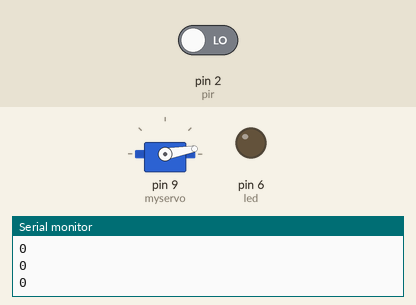
A sketch run on a simulated Arduino Uno, built with avr-gcc and run on an emulated ATmega328P. On the bench: servo, output pins drawn as LEDs (lit = HIGH), the last lines printed to the serial monitor. The test bench sets the inputs (shaded band); at power-on: pin 2 (pir) LOW.

Above: at 1.2 s.
1.3 s: pin 2 (pir) driven HIGH
At 2.5 s:
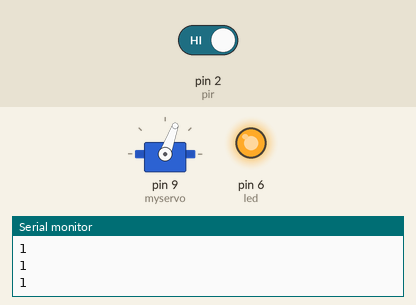
2.8 s: pin 2 (pir) driven LOW
At 3.6 s:
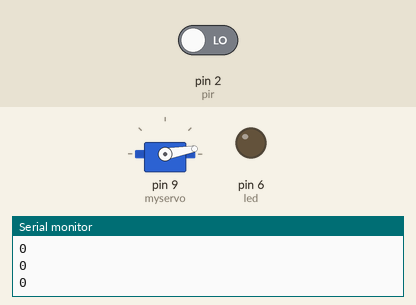
Timing chart, 0 to 5.8 s (numbered marks = the images above; inputs shaded):
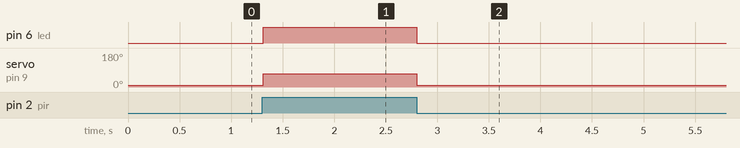

The sketch:

Module_1-_Task1-1P.ino
```cpp
#include <Servo.h>
Servo myservo;
int led=6;
int pir=2;

void setup()
{
  pinMode(pir,INPUT);
  pinMode(led,OUTPUT);
  myservo.attach(9);
  Serial.begin(9600);

}

void loop()
{
  int val = digitalRead(pir);
  Serial.println(val);
  if(val==HIGH){
    digitalWrite(led,HIGH);
    myservo.write(70);
  }
  else{
    digitalWrite(led,LOW);
    myservo.write(10);
  }

  delay(10);


}
```

Measured:
- after the input at 1.3 s, pin 6 (led): LOW → HIGH at once; servo on pin 9 (myservo): 10° → 70° at once
- after the input at 2.8 s, pin 6 (led): HIGH → LOW at once; servo on pin 9 (myservo): 70° → 10° at once
